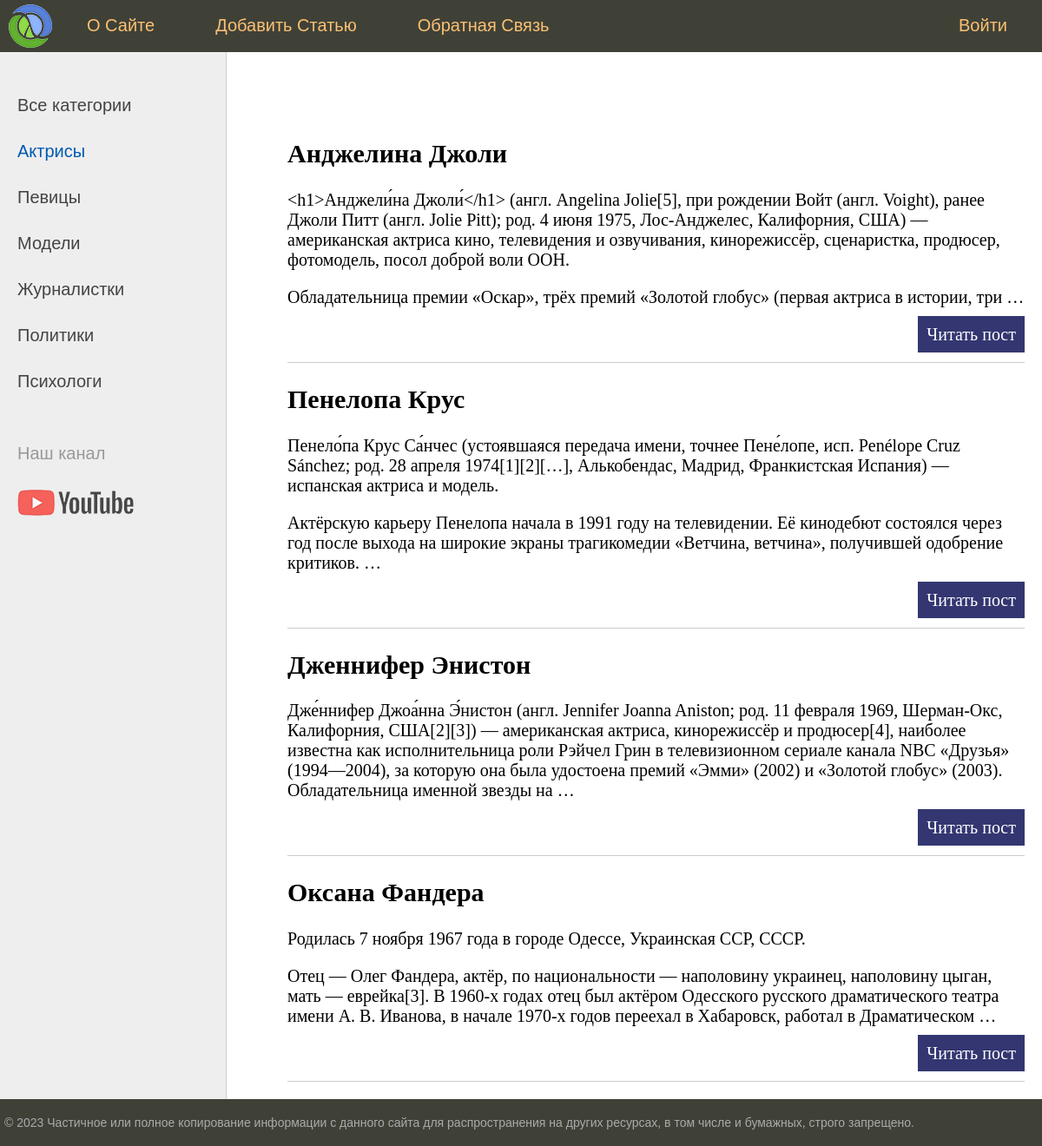
Page /category/1/ on the committed database.
### women/models.py (models this page shows, shortened)
class Category(models.Model):
    name = models.CharField(max_length=255, db_index=True)

class Women(models.Model):
    title = models.CharField(max_length=255)
    content = models.TextField(blank=True)
    birthday = models.DateField(null=True, blank=True)
    photo = models.ImageField(upload_to="photos/%Y/%m/%d/")
    time_create = models.DateTimeField(auto_now_add=True)
    time_update = models.DateTimeField(auto_now=True)
    is_published = models.BooleanField(default=True)
    cat = models.ForeignKey('Category', on_delete=models.PROTECT, null=True)
    def get_item_url(self):
        return reverse('post', kwargs={'post_id':self.pk});

### women/views.py (the view)
# urls.py: path('', index, name='home'),
def index(request,cat_id=0):
    if(cat_id == 0):
        posts = Women.objects.all();
    else:
        posts = Women.objects.filter(cat=cat_id);
    if len(posts) == 0:
        raise Http404();
    cats = Category.objects.all();
    params = {'posts': posts, 'menu': menu, 'title': 'Главная страница', 'cat_selected': cat_id, 'cats': cats};
    return render(request, 'women/index.html', params)

### women/templates/women/index.html (shortened to what this page needs)
{% extends 'women/base.html' %}
{% block content %}
<ul class="list-articles">
	{% for p in posts %}
			<li><h2>{{p.title}}</h2>
	{% autoescape on %}
	{{p.content|linebreaks|truncatewords:50}}
	{% endautoescape %}
			<p class="link-read-post"><a href="{{ p.get_item_url }}">Читать пост</a></p>
			</li>
	{% endfor %}
</ul>
{% endblock %}

### women/templates/women/base.html (shortened to what this page needs)
{% load static %}
<!DOCTYPE html>
<html>
<head>
	<link type="text/css" href="{% static 'women/css/styles.css' %}" rel="stylesheet" />
</head>
<body>
<table class="table-page" border=0 cellpadding="0" cellspacing="0">
<tr><td valign=top>
{% block mainmenu %}
		<div class="header">
			<ul id="mainmenu" class="mainmenu">
			<li class="logo"><a href="{% url 'home' %}"><div class="logo"></div></a></li>
{% for m in menu %}
	{% if not forloop.last %}
			<li><a href="#">{{m.title}}</a></li>
	{% else %}
			<li class="last"><a href="#">{{m.title}}</a></li>
	{% endif %}
{% endfor %}
			</ul>
		</div>
{% endblock mainmenu %}
<table class="table-content" border=0 cellpadding="0" cellspacing="0">
<tr>
	<td valign="top" class="left-chapters">
	<ul id="leftchapters">
		{% if cat_selected == 0 %}
			<li class="selected">Все категории</li>
		{% else %}
			<li><a href="{% url 'home' %}">Все категории</a></li>
		{% endif %}
		{% for cat in cats %}
			{% if cat.pk == cat_selected %}
				<li class="selected">{{ cat.name }}</li>
			{% else %}
				<li><a href="{% url 'home' cat.pk %}">{{ cat.name }}</a></li>
			{% endif %}
		{% endfor %}
		<li class="share">
		<p>Наш канал</p>
		<a class="share-yt" href="https://www.youtube.com/channel/UClJzWfGWuGJL2t-3dYKcHTA/playlists" target="_blank" rel="nofollow"></a>
		</li>
	</ul>
</td>
<td valign="top" class="content">
	<div class="content-text">
{% block content %}
{% endblock %}
	</div>
</td></tr></table>
</td></tr>
<tr><td valign=top>
	<div id="footer">
		<p>&copy; {% now "Y" %} Частичное или полное копирование информации с данного сайта для распространения на других ресурсах, в том числе и бумажных, строго запрещено.</p>
	</div>
</td></tr></table>
</body>
</html>

### women/static/women/css/styles.css (style rules this page uses)
html, body { font-family: 'Arial'; margin: 0; padding: 0; height: 100%; width: 100%; color: #444; }
a { color: #0059b2; text-decoration: none; }
p.link-read-post { text-align: right; }
p.link-read-post a { padding: 10px; min-width: 100px; background: #333671; color: #fff; text-decoration: none; }
ul.list-articles { list-style: none; margin: 0; padding: 0; }
ul.list-articles li { border-bottom: 1px solid #ccc; }
.table-page { width: 100%; height: 100%; vertical-align: top; }
.table-page tr { height: 100%; }
.header { background: #3F4137; height: 60px; }
.logo { background: url('../images/logo.png') no-repeat 10px 5px; width: 70px; height: 60px; }
ul.mainmenu { list-style: none; margin: 0; padding: 0; height: 60px; color: #fdc073; font-size: 20px; overflow: hidden; }
ul.mainmenu li { float: left; margin: 18px 40px 0 30px; }
ul.mainmenu li.logo { margin: 0; }
ul.mainmenu li.last { float: right; }
ul.mainmenu li a { color: #fdc073; text-decoration: none; }
.table-content { width: 100%; min-height: 100%; height: 100%; }
.left-chapters { margin: 0; background: #eee; border-right: 1px solid #ccc; min-height: 100%; }
.left-chapters ul { width: 230px; min-height: 100%; margin: 0; padding: 20px 10px 10px 20px; list-style: none; font-size: 20px; }
.left-chapters ul li { margin: 30px 0 0 0; color: #999; }
.left-chapters ul li.selected { color: #0059b2; }
.left-chapters ul li a { color: #444; text-decoration: none; }
.left-chapters ul li.share { margin: 60px 0 0 0; }
.left-chapters ul li.share p { margin: 30px 0 30px 0; }
.left-chapters ul li.share a { display: inline-block; width: 40px; height: 40px; margin: 0 20px 0 0; }
.left-chapters ul li.share a.share-yt { width: 100%; height: 30px; background: url('../images/share_yt.png') no-repeat 0 0 }
.content { padding: 40px 20px 20px 40px; width: 100%; box-sizing: border-box; }
.content-text { margin: 60px 0 0 30px; color: #000; font-size: 20px; font-family: Yandex Sans Display Light; }
#footer { box-sizing: border-box; background: #3F4137; padding: 5px; color: #aaa; font-size: 14px; font-family: Verdana, Geneva, Arial, Helvetica; text-align: left; overflow: hidden; }

### rows in the picture
Category: name "Актрисы"
Category: name "Певицы"
Category: name "Модели"
Category: name "Журналистки"
Category: name "Политики"
Category: name "Психологи"
Women: title "Анджелина Джоли", content "<h1>Анджели́на Джоли́</h1> (англ. Angelina Jolie[5], при рождении Войт (англ. Voight), ранее Джоли Питт (англ. Jolie Pitt); род. 4 июня 1975, Лос-Анджелес, Калифорния, США) — американская актриса кино, телевидения и озвучивания, кинорежиссёр, сценаристка, продюсер, фотомодель, посол доброй воли ООН. Обладательница премии «Оскар», трёх премий «Золотой глобус» (первая актриса в истории, три …"
Women: title "Пенелопа Крус", content "Пенело́па Крус Са́нчес (устоявшаяся передача имени, точнее Пене́лопе, исп. Penélope Cruz Sánchez; род. 28 апреля 1974[1][2][…], Алькобендас, Мадрид, Франкистская Испания) — испанская актриса и модель. Актёрскую карьеру Пенелопа начала в 1991 году на телевидении. Её кинодебют состоялся через год после выхода на широкие экраны трагикомедии «Ветчина, ветчина», получившей одобрение критиков. …"
Women: title "Дженнифер Энистон", content "Дже́ннифер Джоа́нна Э́нистон (англ. Jennifer Joanna Aniston; род. 11 февраля 1969, Шерман-Окс, Калифорния, США[2][3]) — американская актриса, кинорежиссёр и продюсер[4], наиболее известна как исполнительница роли Рэйчел Грин в телевизионном сериале канала NBC «Друзья» (1994—2004), за которую она была удостоена премий «Эмми» (2002) и «Золотой глобус» (2003). Обладательница именной звезды на …"
Women: title "Оксана Фандера", content "Родилась 7 ноября 1967 года в городе Одессе, Украинская ССР, СССР. Отец — Олег Фандера, актёр, по национальности — наполовину украинец, наполовину цыган, мать — еврейка[3]. В 1960-х годах отец был актёром Одесского русского драматического театра имени А. В. Иванова, в начале 1970-х годов переехал в Хабаровск, работал в Драматическом …"

### other values in the picture
{{ m.title }} "О Сайте" "Добавить Статью" "Обратная Связь"
{{ m.title }} "Войти"
